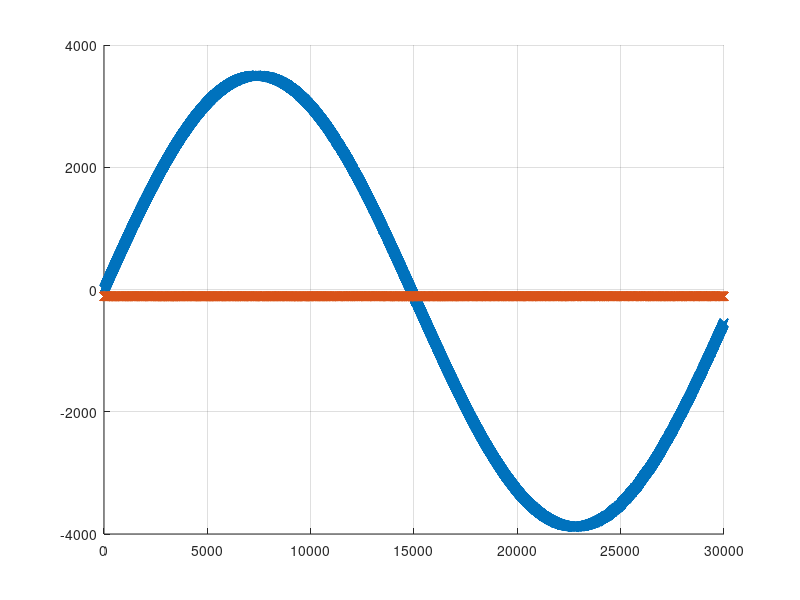

Reproduce this figure in MATLAB.
% Abre el archivo de texto para lectura
fid = fopen('test_0.dat', 'r');

% Ignora la primera l�nea
metadata= textscan(fgetl(fid), "Frecuencia_de_muestreo: %f Factor_de_sobremuestreo: %f Ciclos_de_promediacion: %f Divisor: %f");

K = metadata{2}; % Factor de sobremuestreo
N = metadata{3}; % Ciclos de promediacion
DIV = metadata{4};

fgetl(fid);

% Lee la segunda l�nea y separa los alores por comas
data = textscan(fgetl(fid), '%f', 'Delimiter', ',');

% Obtiene los valores de datos
values_chA = data{1}/(K*N/DIV);

% Ignora la primera l�nea
fgetl(fid);

% Lee la segunda l�nea y separa los valores por comas
data = textscan(fgetl(fid), '%f', 'Delimiter', ',');

% Obtiene los valores de datos
values_chB = data{1}/(K*N/DIV);

% Los escalo para verlos a los dos en la misma escala...
%values_chB = max(abs(values_chA))/max(abs(values_chB)) * values_chB;


% Cierra el archivo
fclose(fid);

% Grafica los valores
%figure;
hold on;
plot(values_chA,'-x');hold on;plot(values_chB,'-x');
grid on;

% Los guarda:
%publicationPrint6(gcf,10,10*1.5,'Medidas con driver (N = 1)','png',10)
